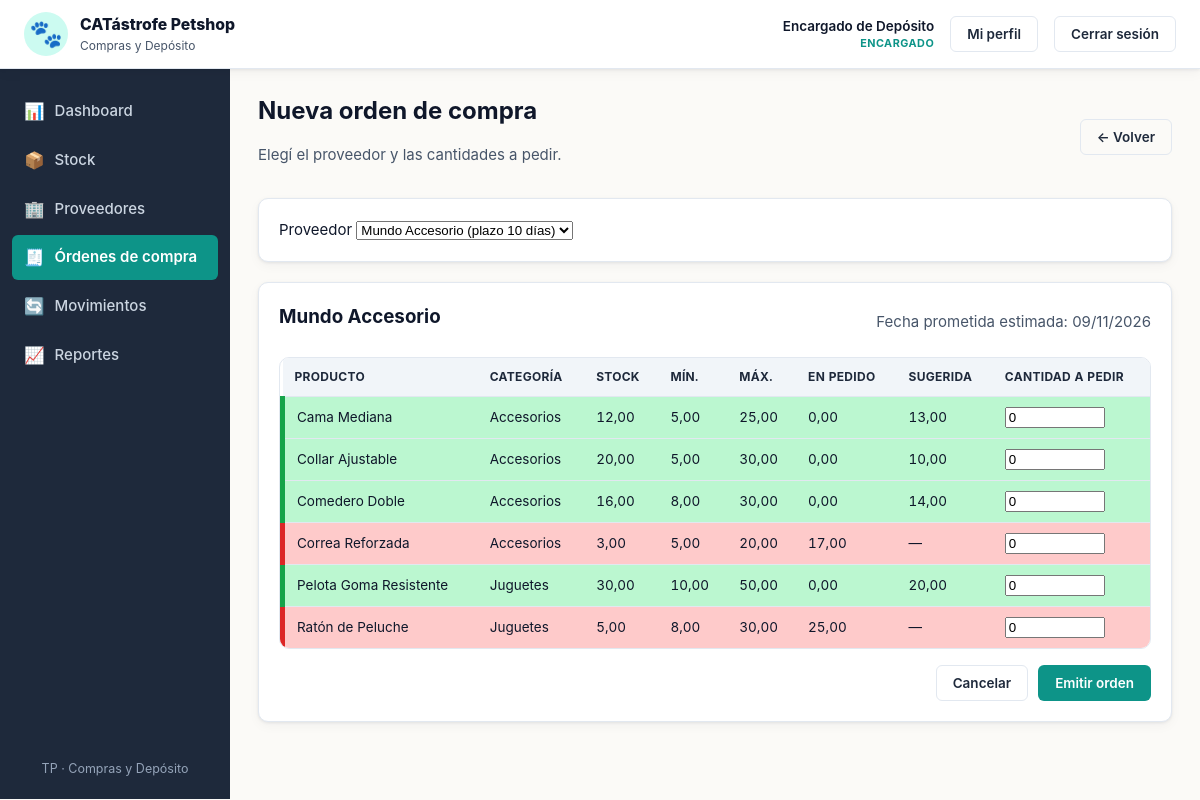
Page /views/orden_nueva.php?proveedor_id=3&producto_id=10 (signed in) on the earlier database version.
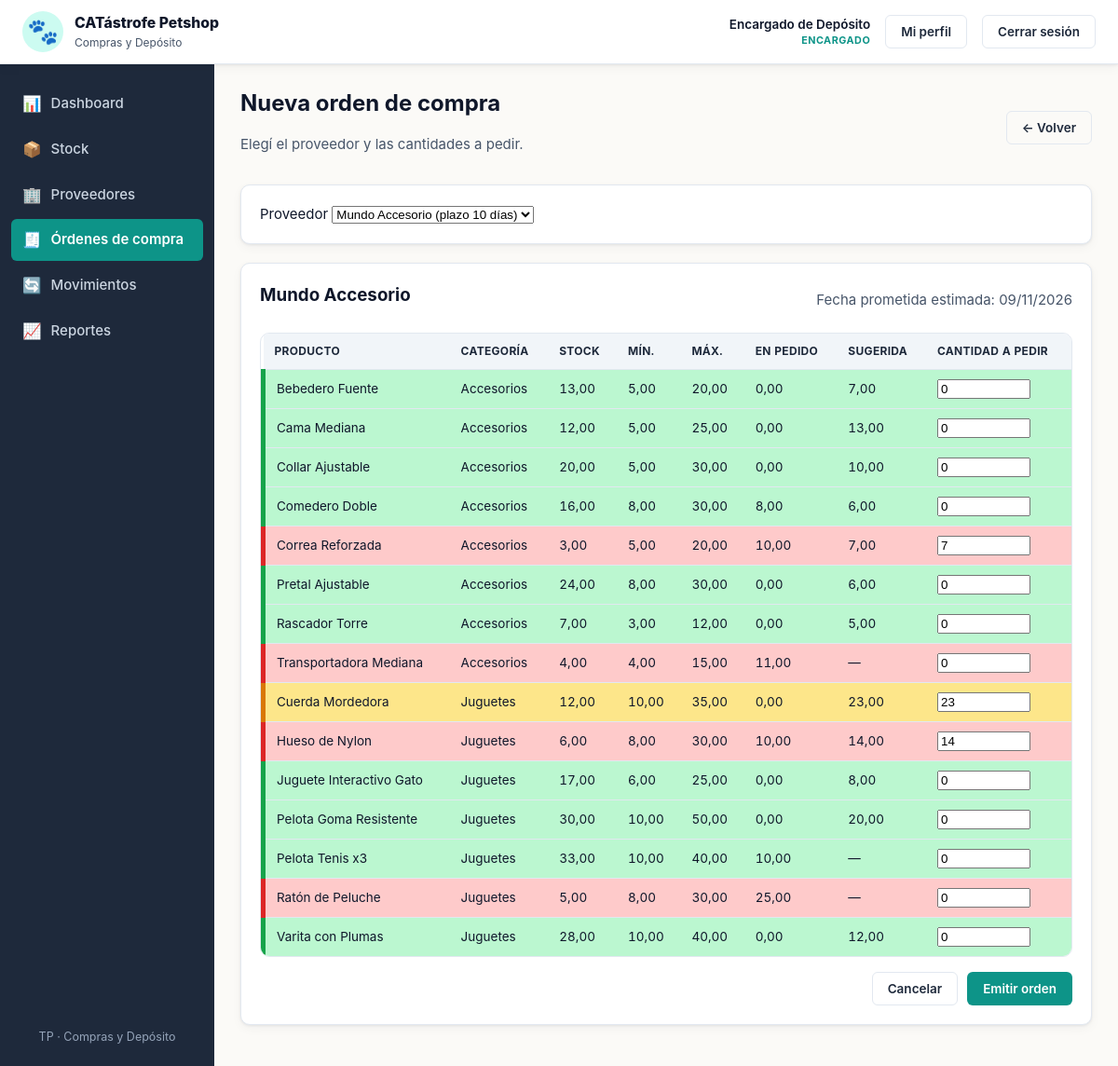
Same page on the later database version.
### tables this page shows
CREATE TABLE proveedores (
    id                  INT AUTO_INCREMENT PRIMARY KEY,
    nombre              VARCHAR(120) NOT NULL,
    contacto            VARCHAR(120),
    telefono            VARCHAR(40),
    email               VARCHAR(120),
    plazo_entrega_dias  INT NOT NULL DEFAULT 7,
    activo              TINYINT(1) NOT NULL DEFAULT 1,
    CONSTRAINT chk_prov_plazo CHECK (plazo_entrega_dias >= 0)
);

CREATE TABLE productos (
    id              INT AUTO_INCREMENT PRIMARY KEY,
    categoria_id    INT NOT NULL,
    proveedor_id    INT NOT NULL,
    nombre          VARCHAR(120) NOT NULL,
    descripcion     TEXT,
    stock_actual    DECIMAL(10,2) NOT NULL DEFAULT 0,
    stock_minimo    DECIMAL(10,2) NOT NULL DEFAULT 0,
    stock_maximo    DECIMAL(10,2) NOT NULL DEFAULT 0,
    unidad_medida   VARCHAR(20) NOT NULL DEFAULT 'unidad',
    activo          TINYINT(1) NOT NULL DEFAULT 1,
    CONSTRAINT fk_prod_cat  FOREIGN KEY (categoria_id) REFERENCES categorias(id) ON DELETE RESTRICT,
    CONSTRAINT fk_prod_prov FOREIGN KEY (proveedor_id) REFERENCES proveedores(id) ON DELETE RESTRICT,
    CONSTRAINT chk_prod_stock_actual CHECK (stock_actual >= 0),
    CONSTRAINT chk_prod_stock_min    CHECK (stock_minimo >= 0),
    CONSTRAINT chk_prod_stock_max    CHECK (stock_maximo >= stock_minimo)
);

CREATE TABLE categorias (
    id                    INT AUTO_INCREMENT PRIMARY KEY,
    nombre                VARCHAR(80) NOT NULL UNIQUE,
    controla_vencimiento  TINYINT(1) NOT NULL DEFAULT 0
);

### includes/funciones.php (called while the page is built, shortened)
<?php
function e($v): string
{
    return htmlspecialchars((string)$v, ENT_QUOTES, 'UTF-8');
}
function estado_stock($actual, $minimo): string
{
    $actual = (float)$actual;
    $minimo = (float)$minimo;
    if ($actual <= $minimo) {
        return 'critico';
    }
    if ($actual <= $minimo * 1.2) {
        return 'proximo';
    }
    return 'normal';
}
function cantidad_sugerida($stock_actual, $stock_maximo, $en_pedido): float
{
    $sug = (float)$stock_maximo - (float)$stock_actual - (float)$en_pedido;
    return $sug > 0 ? $sug : 0.0;
}

### views/orden_nueva.php (the view, shortened to what this page needs)
<?php
require_once __DIR__ . '/../config/db.php';
require_once __DIR__ . '/../includes/funciones.php';
$proveedores = $pdo->query(
    "SELECT * FROM proveedores WHERE activo = 1 ORDER BY nombre"
)->fetchAll();
$proveedor_id  = isset($_GET['proveedor_id']) ? (int)$_GET['proveedor_id'] : 0;
$producto_id   = isset($_GET['producto_id'])  ? (int)$_GET['producto_id']  : 0;
$proveedor_sel = null;
$productos = [];
if ($proveedor_id > 0) {
    $stmt = $pdo->prepare("SELECT * FROM proveedores WHERE id = ? AND activo = 1");
    $stmt->execute([$proveedor_id]);
    $proveedor_sel = $stmt->fetch() ?: null;
    if ($proveedor_sel) {
        $stmt = $pdo->prepare(
            "SELECT p.*, c.nombre AS categoria, c.controla_vencimiento,
                    COALESCE((SELECT SUM(d.cantidad_pedida)
                              FROM ordenes_detalle d
                              JOIN ordenes_compra o ON o.id = d.orden_id
                              WHERE d.producto_id = p.id AND o.estado = 'pendiente'), 0) AS en_pedido
             FROM productos p
             JOIN categorias c ON c.id = p.categoria_id
             WHERE p.activo = 1 AND p.proveedor_id = ?
             ORDER BY c.nombre, p.nombre"
        );
        $stmt->execute([$proveedor_id]);
        $productos = $stmt->fetchAll();
    }
}
require __DIR__ . '/../includes/header.php';
?>
<div class="flex-between mb-3">
    <div>
        <h1>Nueva orden de compra</h1>
        <p class="muted">Elegí el proveedor y las cantidades a pedir.</p>
    </div>
    <a class="btn btn-ghost" href="<?= BASE_URL ?>views/ordenes.php">← Volver</a>
</div>
<form method="get" action="<?= BASE_URL ?>views/orden_nueva.php" class="card">
    <label>Proveedor
        <select name="proveedor_id" required onchange="this.form.submit()">
            <?php foreach ($proveedores as $pv): ?>
                <option value="<?= (int)$pv['id'] ?>" <?= $proveedor_id === (int)$pv['id'] ? 'selected' : '' ?>>
                    <?= e($pv['nombre']) ?> (plazo <?= (int)$pv['plazo_entrega_dias'] ?> días)
                </option>
            <?php endforeach; ?>
        </select>
    </label>
</form>
<?php if ($proveedor_sel): ?>
<form action="<?= BASE_URL ?>api/accion_orden.php" method="post" class="card">
    <div class="flex-between mb-3">
        <h2 class="mb-0"><?= e($proveedor_sel['nombre']) ?></h2>
        <span class="muted">Fecha prometida estimada: <?= e(date('d/m/Y', strtotime('+' . (int)$proveedor_sel['plazo_entrega_dias'] . ' days'))) ?></span>
    </div>
    <?php if (!$productos): ?>
        <p class="muted">Este proveedor no tiene productos activos.</p>
    <?php else: ?>
    <div class="table-wrap">
        <table class="table">
            <thead>
                <tr>
                    <th>Producto</th><th>Categoría</th>
                    <th class="num">Stock</th><th class="num">Mín.</th><th class="num">Máx.</th>
                    <th class="num">En pedido</th><th class="num">Sugerida</th>
                    <th class="num">Cantidad a pedir</th>
                </tr>
            </thead>
            <tbody>
            <?php foreach ($productos as $p):
                $estado = estado_stock($p['stock_actual'], $p['stock_minimo']);
                $sug = cantidad_sugerida($p['stock_actual'], $p['stock_maximo'], $p['en_pedido']);
                $preMarcar = ($producto_id === (int)$p['id'])
                    || (in_array($estado, ['critico','proximo'], true) && $sug > 0);
                $valorInicial = $preMarcar && $sug > 0 ? $sug : 0;
            ?>
                <tr class="<?= e($estado) ?>">
                    <td><?= e($p['nombre']) ?></td>
                    <td><?= e($p['categoria']) ?></td>
                    <td class="num"><?= e(number_format((float)$p['stock_actual'], 2, ',', '.')) ?></td>
                    <td class="num"><?= e(number_format((float)$p['stock_minimo'], 2, ',', '.')) ?></td>
                    <td class="num"><?= e(number_format((float)$p['stock_maximo'], 2, ',', '.')) ?></td>
                    <td class="num"><?= e(number_format((float)$p['en_pedido'], 2, ',', '.')) ?></td>
                    <td class="num"><?= $sug > 0 ? e(number_format($sug, 2, ',', '.')) : '—' ?></td>
                    <td class="num">
                        <input type="number" step="0.01" min="0"
                               name="cantidades[<?= (int)$p['id'] ?>]"
                               value="<?= e($valorInicial) ?>" style="width:100px">
                    </td>
                </tr>
            <?php endforeach; ?>
            </tbody>
        </table>
    </div>
    <div class="form-actions mt-3">
        <a class="btn btn-ghost" href="<?= BASE_URL ?>views/ordenes.php">Cancelar</a>
        <button type="submit" class="btn btn-primary">Emitir orden</button>
    </div>
    <?php endif; ?>
</form>
<?php endif; ?>
<?php require __DIR__ . '/../includes/footer.php'; ?>

### includes/header.php (shortened to what this page needs)
<?php
require_once __DIR__ . '/funciones.php';
?>
<!DOCTYPE html>
<html lang="es">
<head>
<link rel="stylesheet" href="<?= BASE_URL ?>assets/css/style.css">
</head>
<body>
<header class="topbar">
    <div class="brand">
        <span class="brand-icon">🐾</span>
        <div>
            <div class="brand-name">CATástrofe Petshop</div>
            <div class="brand-sub">Compras y Depósito</div>
        </div>
    </div>
    <div class="userbox">
        <div class="user-text">
            <div class="user-nombre"><?= e($_SESSION['nombre'] ?? '') ?></div>
            <div class="user-rol"><?= e($_SESSION['rol'] ?? '') ?></div>
        </div>
        <a class="btn btn-ghost" href="<?= BASE_URL ?>views/perfil.php">Mi perfil</a>
        <form action="<?= BASE_URL ?>views/logout.php" method="post" style="display:inline">
            <button type="submit" class="btn btn-ghost">Cerrar sesión</button>
        </form>
    </div>
</header>
<div class="app">
    <?php include __DIR__ . '/sidebar.php'; ?>
    <main class="content">

### includes/sidebar.php
<?php
$archivo_actual = basename($_SERVER['SCRIPT_NAME'] ?? '');
$es_gerencia    = ($_SESSION['rol'] ?? '') === 'gerencia';
$menu = [
    ['archivo' => 'dashboard.php',   'url' => BASE_URL . 'views/dashboard.php',   'label' => 'Dashboard',          'icon' => '📊'],
    ['archivo' => 'stock.php',       'url' => BASE_URL . 'views/stock.php',       'label' => 'Stock',              'icon' => '📦'],
    ['archivo' => 'proveedores.php', 'url' => BASE_URL . 'views/proveedores.php', 'label' => 'Proveedores',        'icon' => '🏢'],
    ['archivo' => 'ordenes.php',     'url' => BASE_URL . 'views/ordenes.php',     'label' => 'Órdenes de compra',  'icon' => '🧾'],
    ['archivo' => 'movimientos.php', 'url' => BASE_URL . 'views/movimientos.php', 'label' => 'Movimientos',        'icon' => '🔄'],
    ['archivo' => 'usuarios.php',    'url' => BASE_URL . 'views/usuarios.php',    'label' => 'Usuarios',           'icon' => '👥'],
];
$reportes = ['archivo' => 'reportes.php', 'url' => BASE_URL . 'views/reportes.php', 'label' => 'Reportes', 'icon' => '📈'];
if (!$es_gerencia) {
    $menu = array_values(array_filter($menu, function ($i) { return $i['archivo'] !== 'usuarios.php'; }));
}
$menu_final = $es_gerencia ? array_merge([$reportes], $menu) : array_merge($menu, [$reportes]);
?>
<aside class="sidebar">
    <nav>
        <?php foreach ($menu_final as $item):
            $active = ($archivo_actual === $item['archivo']);
            if (!$active && $archivo_actual === 'orden_nueva.php' && $item['archivo'] === 'ordenes.php') {
                $active = true;
            }
        ?>
        <a href="<?= e($item['url']) ?>" class="nav-item<?= $active ? ' active' : '' ?>">
            <span class="nav-icon"><?= $item['icon'] ?></span>
            <span><?= e($item['label']) ?></span>
        </a>
        <?php endforeach; ?>
    </nav>
    <div class="sidebar-foot">
        <small>TP · Compras y Depósito</small>
    </div>
</aside>

### includes/footer.php (shortened to what this page needs)
    </main>
</div>
</body>
</html>

Differences in the rows shown:
added productos: nombre "Bebedero Fuente", categoria.nombre "Accesorios", stock_actual "13,00", stock_minimo "5,00", stock_maximo "20,00", en_pedido "0,00", sug "7,00", id+stock_actual+stock_minimo "0"
computed for productos "Comedero Doble": en_pedido "0,00" → "8,00"; sug "14,00" → "6,00"
shown differently, row unchanged: productos "Correa Reforzada": en_pedido "17,00" → "10,00"; sug (not shown) → "7,00"; value "0" → "7"; no longer shows "—"
added productos: nombre "Pretal Ajustable", categoria.nombre "Accesorios", stock_actual "24,00", stock_minimo "8,00", stock_maximo "30,00", en_pedido "0,00", sug "6,00", id+stock_actual+stock_minimo "0"
added productos: nombre "Rascador Torre", categoria.nombre "Accesorios", stock_actual "7,00", stock_minimo "3,00", stock_maximo "12,00", en_pedido "0,00", sug "5,00", id+stock_actual+stock_minimo "0"
added productos: nombre "Transportadora Mediana", categoria.nombre "Accesorios", stock_actual "4,00", stock_minimo "4,00", stock_maximo "15,00", en_pedido "11,00", value "0"
added productos: nombre "Cuerda Mordedora", categoria.nombre "Juguetes", stock_actual "12,00", stock_minimo "10,00", stock_maximo "35,00", en_pedido "0,00", sug "23,00", value "23"
added productos: nombre "Hueso de Nylon", categoria.nombre "Juguetes", stock_actual "6,00", stock_minimo "8,00", stock_maximo "30,00", en_pedido "10,00", sug "14,00", value "14"
added productos: nombre "Juguete Interactivo Gato", categoria.nombre "Juguetes", stock_actual "17,00", stock_minimo "6,00", stock_maximo "25,00", en_pedido "0,00", sug "8,00", id+stock_actual+stock_minimo "0"
added productos: nombre "Pelota Tenis x3", categoria.nombre "Juguetes", stock_actual "33,00", stock_minimo "10,00", stock_maximo "40,00", en_pedido "10,00", id+stock_actual+stock_minimo "0"
added productos: nombre "Varita con Plumas", categoria.nombre "Juguetes", stock_actual "28,00", stock_minimo "10,00", stock_maximo "40,00", en_pedido "0,00", sug "12,00", id+stock_actual+stock_minimo "0"
